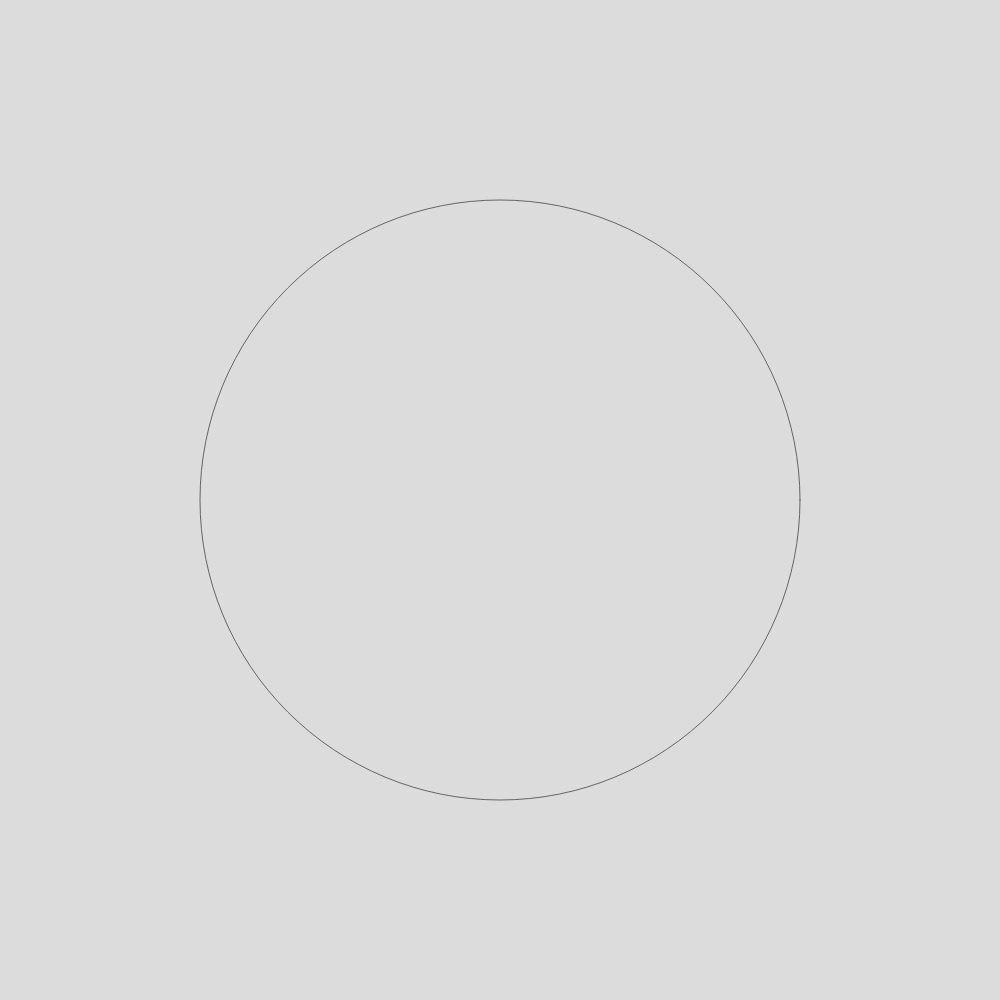
Frame 1 (no input)
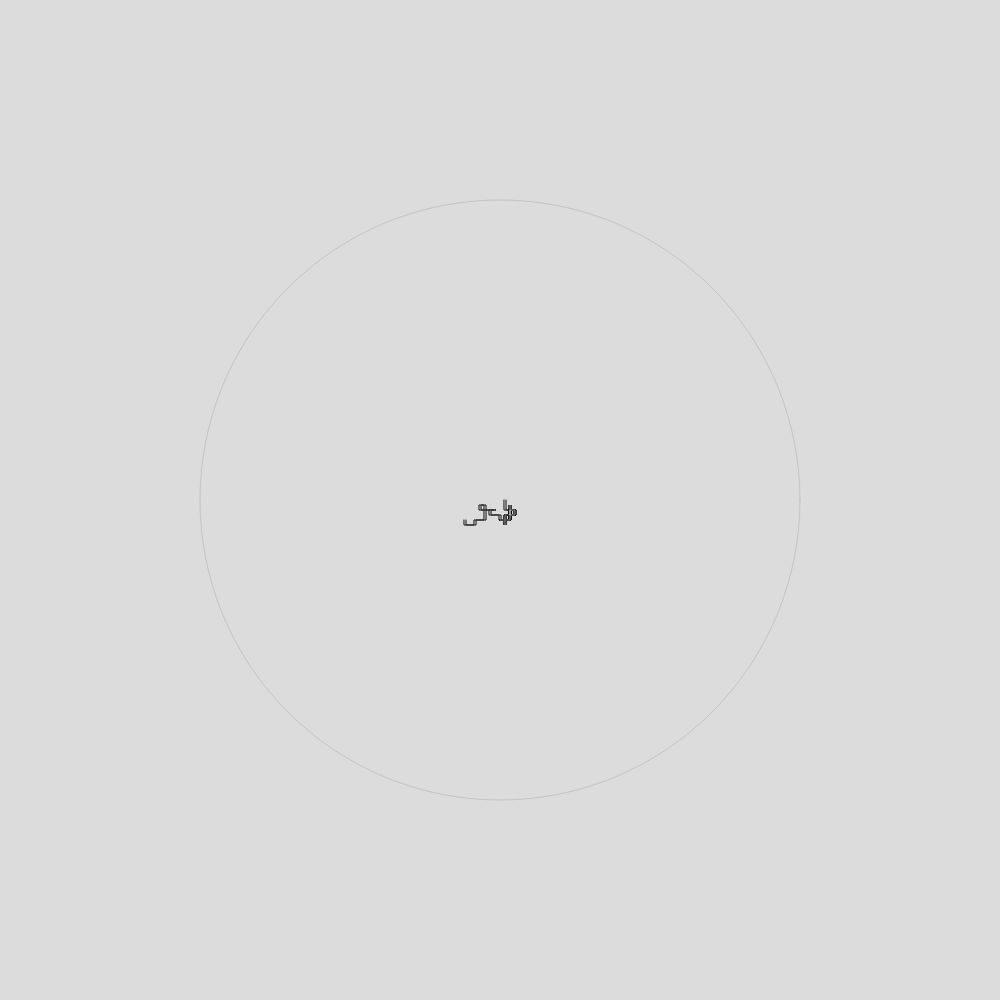
Frame 60 (no input)
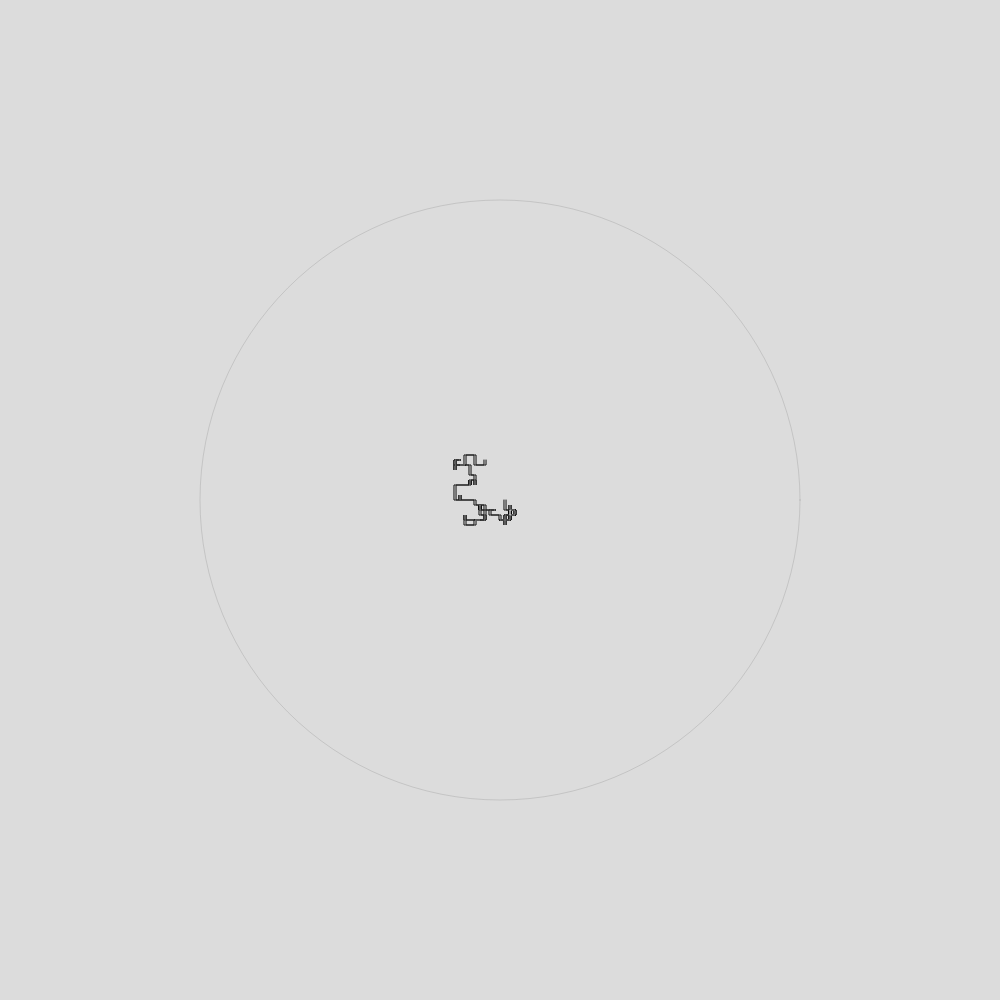
Frame 120 (the mouse pressed at the canvas centre since frame 60)

The p5.js sketch that drew these frames (run headless with seeded random() and noise() and a simulated clock; from frame 60 on, the mouse is pressed at the canvas centre):

// p5.js sketch
// ── sketch.js
let trail = [];
let agentSpeed; // Variable to control the speed
let turnFrequency; // Variable to control the frequency of turns
let numAngles; // Variable to specify number of potential angles
let x, y;
let circleRadius = 300; // radius of the circle
let circleX, circleY; // coordinates of the center of the circle

function setup() {
  createCanvas(1000 , 1000);
  x = width / 2;
  y = height / 2;
  
  // Center of the circle
  circleX = width / 2;
  circleY = height / 2;
  
  agentSpeed = 5; // You can change this value
  turnFrequency = 0.99; // Values closer to 1 will make more frequent turns, closer to 0 will make less frequent turns
  numAngles = 4; // Number of potential angles to turn to (e.g., 4 for up, down, left, right; 8 for adding diagonals)
}

function draw() {
  background(220);

  // Draw the circle
  noFill();
  stroke(100);
  ellipse(circleX, circleY, circleRadius * 2);

  // Move agent based on agentSpeed, turn frequency, and number of angles
  if (random(1) < turnFrequency) {
    let angle = TWO_PI / numAngles * floor(random(numAngles));
    let dx = cos(angle) * agentSpeed;
    let dy = sin(angle) * agentSpeed;
    let newX = x + dx;
    let newY = y + dy;
    if (dist(newX, newY, circleX, circleY) <= circleRadius) {
      x = newX;
      y = newY;
    }
  }

  // Add current position to the trail
  trail.push({x: x, y: y});

  // Draw the trail
  noFill();

  // Set thickness of trail
  let trailThickness = 1; // Increase trail thickness
  let trailOffset = 1; // Increase offset for black lines

  // Draw black lines (offset to either side of the white line)
  stroke(0); // black color
  strokeWeight(trailThickness); // Set line width
  beginShape();
  for (let i = 0; i < trail.length; i++) {
    vertex(trail[i].x - trailOffset, trail[i].y);
  }
  endShape();

  beginShape();
  for (let i = 0; i < trail.length; i++) {
    vertex(trail[i].x + trailOffset, trail[i].y);
  }
  endShape();

  // Draw white line in the center
  stroke(255); // white color
  strokeWeight(trailThickness / 5); // Set line width
  beginShape();
  for (let i = 0; i < trail.length; i++) {
    vertex(trail[i].x, trail[i].y);
  }
  endShape();
}
